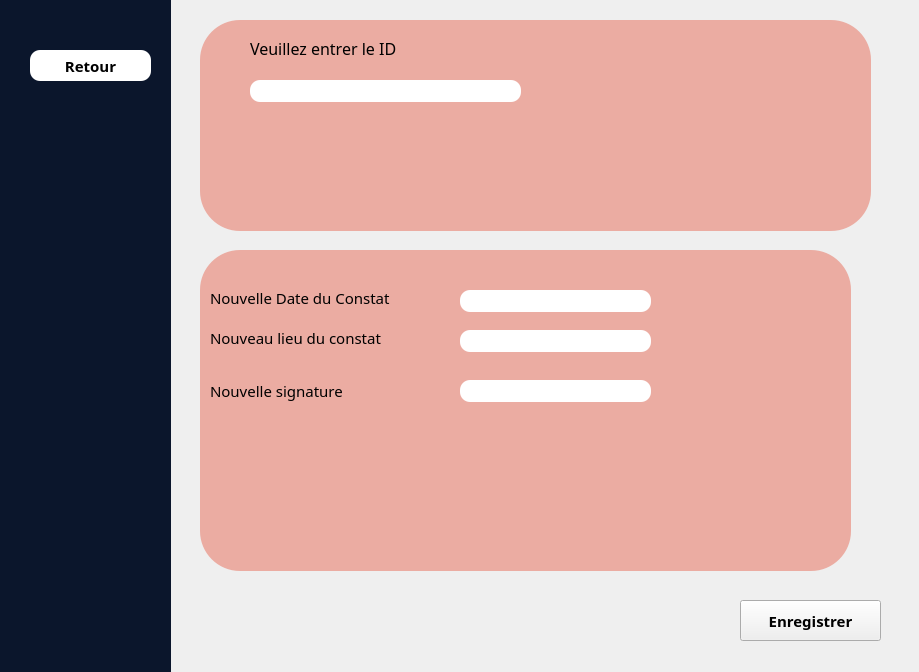
<?xml version="1.0" encoding="UTF-8"?>
<ui version="4.0">
 <class>modifa</class>
 <widget class="QDialog" name="modifa">
  <property name="geometry">
   <rect>
    <x>0</x>
    <y>0</y>
    <width>919</width>
    <height>672</height>
   </rect>
  </property>
  <property name="windowTitle">
   <string>Dialog</string>
  </property>
  <widget class="QWidget" name="widget" native="true">
   <property name="geometry">
    <rect>
     <x>0</x>
     <y>0</y>
     <width>171</width>
     <height>731</height>
    </rect>
   </property>
   <property name="styleSheet">
    <string notr="true">background-color: rgb(11, 22, 44);</string>
   </property>
   <widget class="QPushButton" name="pushButton_3">
    <property name="geometry">
     <rect>
      <x>30</x>
      <y>50</y>
      <width>121</width>
      <height>31</height>
     </rect>
    </property>
    <property name="font">
     <font>
      <family>Segoe Print</family>
      <pointsize>11</pointsize>
      <bold>true</bold>
     </font>
    </property>
    <property name="styleSheet">
     <string notr="true">border-radius: 10px;
background-color: rgb(255, 255, 255);</string>
    </property>
    <property name="text">
     <string>Retour</string>
    </property>
   </widget>
  </widget>
  <widget class="QWidget" name="widget_2" native="true">
   <property name="geometry">
    <rect>
     <x>200</x>
     <y>20</y>
     <width>671</width>
     <height>211</height>
    </rect>
   </property>
   <property name="styleSheet">
    <string notr="true">background-color: rgb(235, 172, 162);
border-radius: 40px;</string>
   </property>
   <widget class="QLineEdit" name="lineEdit_ID">
    <property name="geometry">
     <rect>
      <x>50</x>
      <y>60</y>
      <width>271</width>
      <height>22</height>
     </rect>
    </property>
    <property name="styleSheet">
     <string notr="true">background-color: rgb(255, 255, 255);
border-radius: 10px;
</string>
    </property>
   </widget>
   <widget class="QLabel" name="label">
    <property name="geometry">
     <rect>
      <x>50</x>
      <y>20</y>
      <width>311</width>
      <height>16</height>
     </rect>
    </property>
    <property name="font">
     <font>
      <family>Segoe Print</family>
      <pointsize>12</pointsize>
     </font>
    </property>
    <property name="text">
     <string>Veuillez entrer le ID</string>
    </property>
   </widget>
  </widget>
  <widget class="QWidget" name="widget_3" native="true">
   <property name="geometry">
    <rect>
     <x>200</x>
     <y>250</y>
     <width>651</width>
     <height>321</height>
    </rect>
   </property>
   <property name="styleSheet">
    <string notr="true">background-color: rgb(235, 172, 162);
border-radius: 40px;</string>
   </property>
   <widget class="QLabel" name="label_2">
    <property name="geometry">
     <rect>
      <x>10</x>
      <y>40</y>
      <width>201</width>
      <height>16</height>
     </rect>
    </property>
    <property name="font">
     <font>
      <family>Segoe Print</family>
      <pointsize>11</pointsize>
     </font>
    </property>
    <property name="text">
     <string>Nouvelle Date du Constat</string>
    </property>
   </widget>
   <widget class="QLineEdit" name="lineEdit_nouvelleDateConstat">
    <property name="geometry">
     <rect>
      <x>260</x>
      <y>40</y>
      <width>191</width>
      <height>22</height>
     </rect>
    </property>
    <property name="styleSheet">
     <string notr="true">background-color: rgb(255, 255, 255);
border-radius: 10px;
</string>
    </property>
   </widget>
   <widget class="QLabel" name="label_4">
    <property name="geometry">
     <rect>
      <x>10</x>
      <y>80</y>
      <width>191</width>
      <height>16</height>
     </rect>
    </property>
    <property name="font">
     <font>
      <family>Segoe Print</family>
      <pointsize>11</pointsize>
     </font>
    </property>
    <property name="text">
     <string>Nouveau lieu du constat </string>
    </property>
   </widget>
   <widget class="QLineEdit" name="lineEdit_nouveauLieuConstat">
    <property name="geometry">
     <rect>
      <x>260</x>
      <y>80</y>
      <width>191</width>
      <height>22</height>
     </rect>
    </property>
    <property name="styleSheet">
     <string notr="true">background-color: rgb(255, 255, 255);
border-radius: 10px;</string>
    </property>
   </widget>
   <widget class="QLabel" name="label_5">
    <property name="geometry">
     <rect>
      <x>10</x>
      <y>130</y>
      <width>241</width>
      <height>21</height>
     </rect>
    </property>
    <property name="font">
     <font>
      <family>Segoe Print</family>
      <pointsize>11</pointsize>
     </font>
    </property>
    <property name="text">
     <string>Nouvelle signature </string>
    </property>
   </widget>
   <widget class="QLineEdit" name="lineEdit_nouvelleSignature">
    <property name="geometry">
     <rect>
      <x>260</x>
      <y>130</y>
      <width>191</width>
      <height>22</height>
     </rect>
    </property>
    <property name="styleSheet">
     <string notr="true">background-color: rgb(255, 255, 255);
border-radius: 10px;</string>
    </property>
   </widget>
  </widget>
  <widget class="QPushButton" name="pushButton">
   <property name="geometry">
    <rect>
     <x>740</x>
     <y>600</y>
     <width>141</width>
     <height>41</height>
    </rect>
   </property>
   <property name="font">
    <font>
     <family>Segoe Print</family>
     <pointsize>11</pointsize>
     <bold>true</bold>
    </font>
   </property>
   <property name="text">
    <string>Enregistrer</string>
   </property>
  </widget>
 </widget>
 <resources/>
 <connections/>
</ui>
